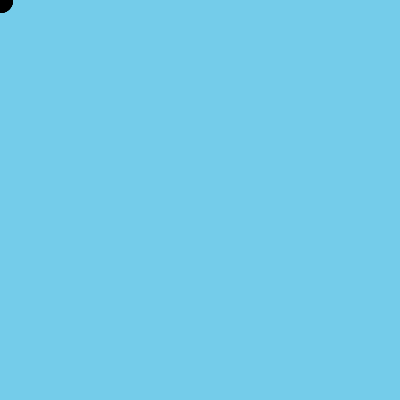
Frame 1 (no input)
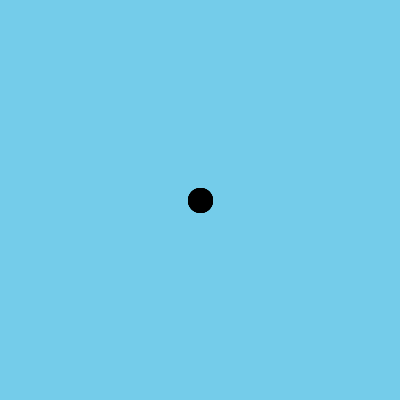
Frame 60 (the mouse pressed at the canvas centre just before this capture)
Frame 120 (the mouse held since frame 60 and released just before this capture): identical to frame 1, image omitted

The Processing sketch that drew these frames (run headless with seeded random() and noise(); from frame 60 on, the mouse is pressed at the canvas centre):

// Processing sketch: challenge_13
// ── challenge_13.pde
int xValue;
int yValue;

void setup()

{


  size(400,400);
 xValue=0;
 yValue=0;
 strokeWeight(25);
 frameRate(50);
 stroke(0);
}



void draw()  
{
  background(#74CCEA);
  fill(random(256),random(256),random(256));
  point(xValue,yValue);
  point(xValue,yValue);
  point(xValue,yValue);
  point(xValue,yValue);
  point(xValue,yValue);
  point(xValue,yValue);
 xValue=xValue+25;
yValue=yValue+25;
 if(xValue>400)
{
xValue=0;
yValue=0;
}
}
